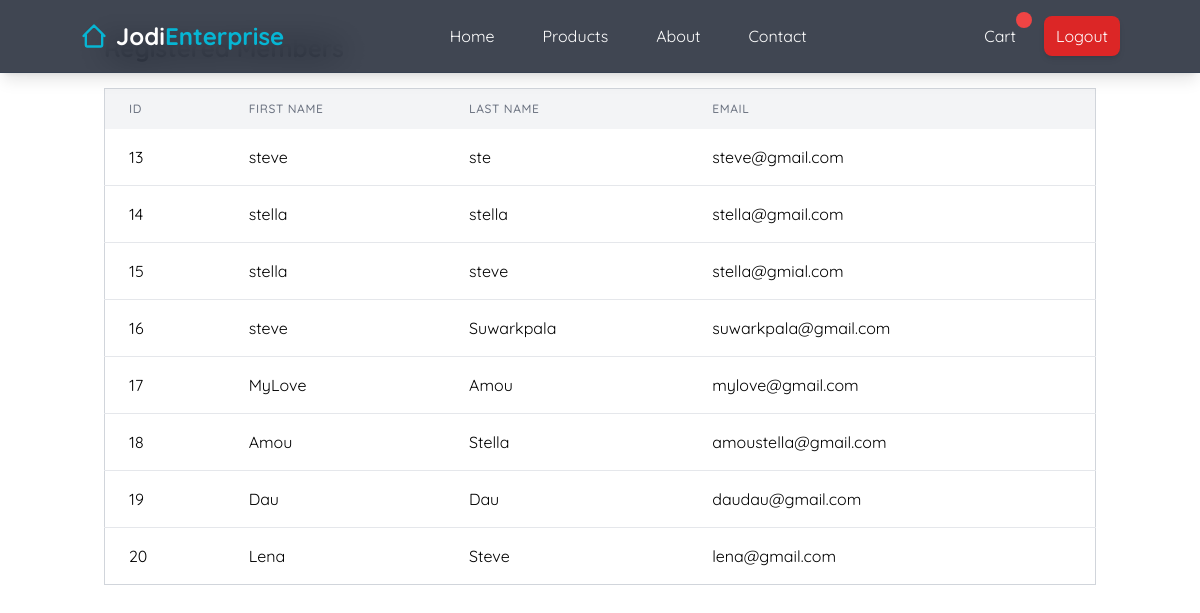
/members_list/ (signed in), run on the app's committed database.
### members/models.py (models this page shows, shortened)
class Members(models.Model):
    first_name = models.CharField(max_length=50)
    last_name = models.CharField(max_length=50)
    email = models.EmailField(unique=True)
    password = models.CharField(max_length=50)

### members/views.py (the view)
    def wrapper(request, *args, **kwargs):
        if 'member_id' not in request.session:
            messages.error(request, "Please login first!")
            return redirect(f"{settings.LOGIN_URL}?next={request.path}")
        return view_func(request, *args, **kwargs)

### members/views.py (called while the page is built)
def require_login(view_func):
    def wrapper(request, *args, **kwargs):
        if 'member_id' not in request.session:
            messages.error(request, "Please login first!")
            return redirect(f"{settings.LOGIN_URL}?next={request.path}")
        return view_func(request, *args, **kwargs)
    return wrapper

@require_login
def members_list(request):
    members = Members.objects.all()
    return render(request, 'members_list.html', {'members': members})

### members/templates/members_list.html (shortened to what this page needs)
<!DOCTYPE html>
<html>
<head>
    <script src="https://cdn.tailwindcss.com"></script>
</head>
<body style="font-family: 'Quicksand', sans-serif;">
    {% include 'layout/navbar.html' %}
    <div class="container mx-auto px-4 py-8">
        <h1 class="text-2xl font-bold mb-6">Registered Members</h1>
        <div class="overflow-x-auto">
            <table class="min-w-full bg-white border border-gray-300">
                <thead class="bg-gray-100">
                    <tr>
                        <th class="px-6 py-3 text-left text-xs font-medium text-gray-500 uppercase tracking-wider">ID</th>
                        <th class="px-6 py-3 text-left text-xs font-medium text-gray-500 uppercase tracking-wider">First Name</th>
                        <th class="px-6 py-3 text-left text-xs font-medium text-gray-500 uppercase tracking-wider">Last Name</th>
                        <th class="px-6 py-3 text-left text-xs font-medium text-gray-500 uppercase tracking-wider">Email</th>
                    </tr>
                </thead>
                <tbody class="bg-white divide-y divide-gray-200">
                    {% for member in members %}
                    <tr>
                        <td class="px-6 py-4 whitespace-nowrap">{{ member.id }}</td>
                        <td class="px-6 py-4 whitespace-nowrap">{{ member.first_name }}</td>
                        <td class="px-6 py-4 whitespace-nowrap">{{ member.last_name }}</td>
                        <td class="px-6 py-4 whitespace-nowrap">{{ member.email }}</td>
                    </tr>
                    {% empty %}
                    <tr>
                        <td colspan="5" class="px-6 py-4 text-center">No members registered yet</td>
                    </tr>
                    {% endfor %}
                </tbody>
            </table>
        </div>
    </div>
</body>
</html>

### members/templates/layout/navbar.html (shortened to what this page needs)
<nav
  class="fixed top-0 left-0 w-full z-50 flex justify-between items-center px-6 md:px-20 py-4 bg-gray-900/80 backdrop-blur-lg text-white shadow-lg border-b border-gray-700 transition-all duration-500 ease-in-out"
>
  <h1
    class="text-2xl font-bold flex items-center space-x-2 hover:scale-105 transition-transform duration-300"
  >
    <svg
      xmlns="http://www.w3.org/2000/svg"
      class="h-7 w-7 text-cyan-500 animate-pulse"
      fill="none"
      viewBox="0 0 24 24"
      stroke="currentColor"
    >
      <path
        stroke-linecap="round"
        stroke-linejoin="round"
        stroke-width="2"
        d="M3 12l2-2m0 0l7-7 7 7M5 10v10a1 1 0 001 1h3m10-11l2 2m-2-2v10a1 1 0 01-1 1h-3m-6 0h6"
      />
    </svg>
    <span class="hover:text-cyan-400 transition-colors duration-300">
      Jodi<span class="text-cyan-500">Enterprise</span>
    </span>
  </h1>
  <ul class="flex space-x-4 md:space-x-6">
    <li>
      <a
        href="{% url 'members' %}"
        class="px-3 py-2 rounded-lg hover:bg-gray-800/40 transition duration-300"
        >Home</a
      >
    </li>
    <li>
      <a
        href="{% url 'products' %}"
        class="px-3 py-2 rounded-lg hover:bg-gray-800/40 transition duration-300"
        >Products</a
      >
    </li>
    <li>
      <a
        href="{% url 'about' %}"
        class="px-3 py-2 rounded-lg hover:bg-gray-800/40 transition duration-300"
        >About</a
      >
    </li>
    <li>
      <a
        href="{% url 'contact' %}"
        class="px-3 py-2 rounded-lg hover:bg-gray-800/40 transition duration-300"
        >Contact</a
      >
    </li>
  </ul>
  <ul class="flex space-x-3 md:space-x-4 items-center">
    <li>
      <a
        href="{% url 'cart' %}"
        class="relative flex items-center px-3 py-2 rounded-lg hover:bg-gray-800/40 transition duration-300"
      >
        Cart
        <span
          class="absolute -top-1 -right-1 bg-red-500 text-white text-xs rounded-full w-4 h-4 flex items-center justify-center cart-count"
        >
        </span>
      </a>
    </li>
    {% if request.session.member_id %}
    <li>
      <a
        href="{% url 'logout' %}"
        class="flex items-center bg-red-600 hover:bg-red-500 text-white px-3 py-2 rounded-lg shadow-md transition duration-300"
      >
        Logout
      </a>
    </li>
    {% endif %}
  </ul>
</nav>

### data on the page
Members: id "13", first_name "steve", last_name "ste", email "steve@gmail.com"
Members: id "14", first_name "stella", last_name "stella", email "stella@gmail.com"
Members: id "15", first_name "stella", last_name "steve", email "stella@gmial.com"
Members: id "16", first_name "steve", last_name "Suwarkpala", email "suwarkpala@gmail.com"
Members: id "17", first_name "MyLove", last_name "Amou", email "mylove@gmail.com"
Members: id "18", first_name "Amou", last_name "Stella", email "amoustella@gmail.com"
Members: id "19", first_name "Dau", last_name "Dau", email "daudau@gmail.com"
Members: id "20", first_name "Lena", last_name "Steve", email "lena@gmail.com"
